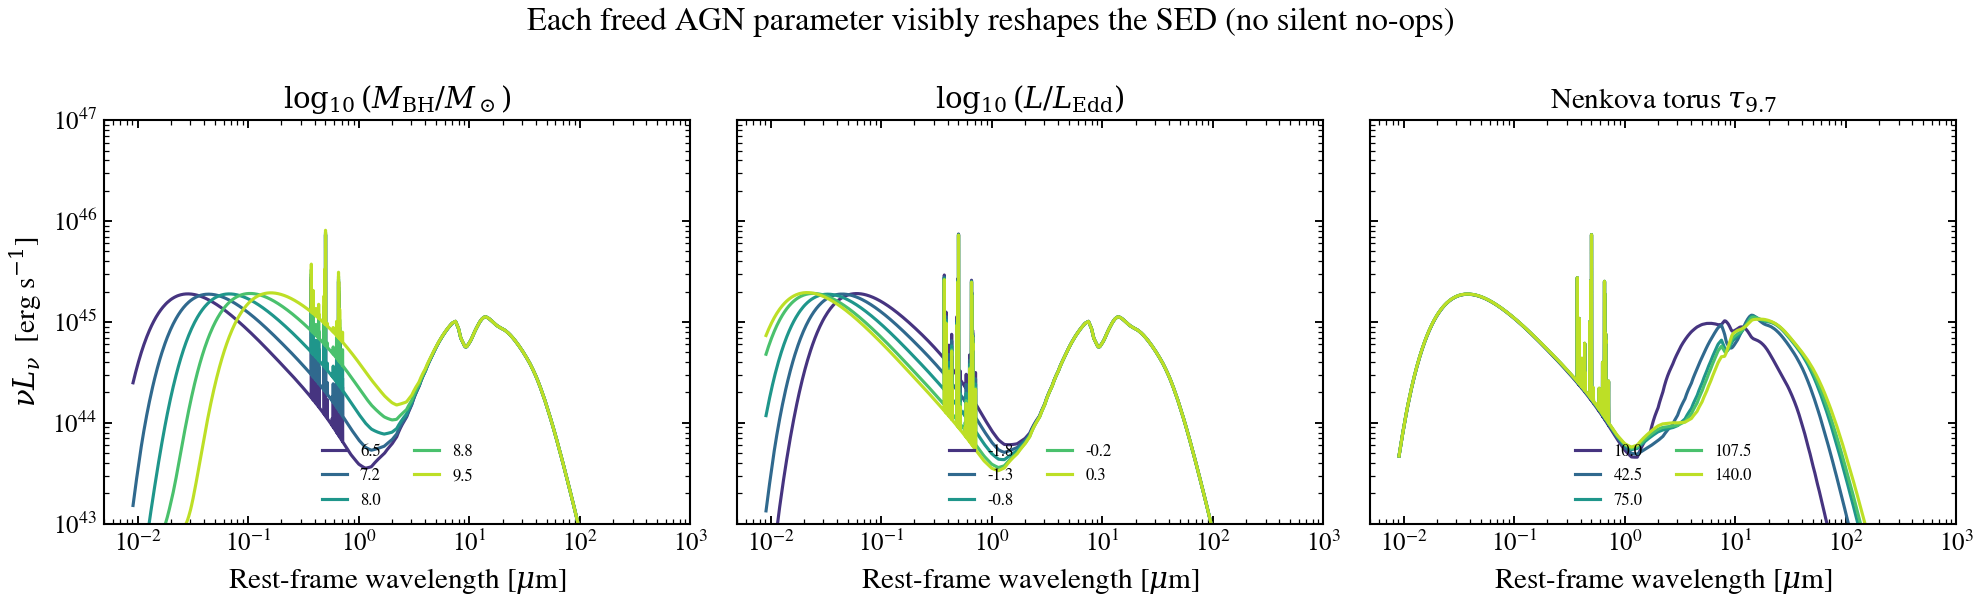

Write the Python code that produced this figure.
"""
AGN parameters are free-able now — and every one moves the SED
==============================================================

Until recently the ``agn_*`` parameters were declared with *fixed* defaults and
no prior range, so the build grammar's ``FREE`` controls
(``agn={'*': FREE}``, ``recipes.agn_panchromatic()``) silently resolved every
AGN parameter to a constant — a fit would freeze the entire AGN sector with no
error. The registry now gives each parameter a physically-motivated
``Uniform``/``LogUniform`` prior (Nenkova+2008, Kubota & Done 2018,
Stalevski+2016 grid extents), so ``FREE`` actually frees them.

A group-level ``agn={'*': FREE}`` is **block-scoped**: it frees only the
parameters the active disc / torus / lines blocks actually consume, not the
full declared superset — so you never get unconstrained no-op nuisance
dimensions for parameters belonging to inactive blocks.

This example builds one composable AGN (multicolor disc + Nenkova clumpy torus
+ NLR lines), prints the now-non-empty free-parameter set, and sweeps three of
those parameters across their priors. Each panel shows the parameter visibly
reshaping the SED — the visual form of the "no silent no-ops" contract checked
by ``tests/contract/test_agn_block_consumes.py``.

References: Nenkova et al. 2008 (CLUMPY torus); Kubota & Done 2018 (multicolor
disc); Feltre et al. 2016 (NLR grid).
"""

import os

os.environ["TF_CPP_MIN_LOG_LEVEL"] = "2"  # suppress XLA/PjRt C++ INFO+WARNING logs

import warnings

import jax
import matplotlib.pyplot as plt
import numpy as np

import tengri
from tengri.analysis.plotting import setup_style

setup_style()
warnings.filterwarnings("ignore", message=".*BakedInBackend.*")

C_AA_PER_S = 2.998e18

SFH = {"type": "const", "*": tengri.FIXED, "log_total_mass": -10.0}
DUST = {"type": "two_component", "*": tengri.FIXED, "tau_diff": 0.0, "tau_bc": 0.0}
# Bare type selectors: no per-block ``'*'``, so the *top-level* AGN wildcard
# governs every block's parameters. (A sub-block's own ``'*'`` would override
# the top-level one for that block — a useful nuance, but it would hide the
# point here.)
BLOCKS = {
    "disc": {"type": "multicolor"},
    "torus": {"type": "nenkova"},
    "nlr": {"type": "analytic"},
    "blr": {"type": "none"},
}

ssp = tengri.load_ssp()

# %%
# The headline: ``'*': FREE`` now frees the AGN parameters the active blocks
# consume. Before the registry fix this set was empty.
agn_free = {"*": tengri.FREE, "log_lbol": 12.0, "frac": 1.0, **BLOCKS}
model_free = tengri.SEDModel.build(
    ssp, sfh=SFH, dust=DUST, agn=agn_free, redshift=tengri.Fixed(0.0)
)
free_agn = [p for p in model_free.spec.free_params if p.startswith("agn_")]
print(f"AGN parameters freed by agn={{'*': FREE}} (block-scoped): {sorted(free_agn)}")

# %%
# Sweep three consumed parameters across their priors. We build the model once
# with the AGN sector held fixed at its defaults, then override one parameter at
# a time in the prediction dict — a clean, deterministic parameter sweep.
agn_fixed = {"*": tengri.FIXED, "log_lbol": 12.0, "frac": 1.0, **BLOCKS}
model = tengri.SEDModel.build(ssp, sfh=SFH, dust=DUST, agn=agn_fixed, redshift=tengri.Fixed(0.0))
base = dict(model.spec.sample(jax.random.PRNGKey(0)))

SWEEPS = [
    ("agn_log_mbh", np.linspace(6.5, 9.5, 5), r"$\log_{10}(M_{\rm BH}/M_\odot)$"),
    ("agn_log_ledd", np.linspace(-1.8, 0.3, 5), r"$\log_{10}(L/L_{\rm Edd})$"),
    ("agn_tau", np.linspace(10.0, 140.0, 5), r"Nenkova torus $\tau_{9.7}$"),
]

fig, axes = plt.subplots(1, 3, figsize=(13.5, 4.2), sharex=True, sharey=True)
for ax, (param, values, label) in zip(axes, SWEEPS):
    cmap = plt.cm.viridis(np.linspace(0.15, 0.9, len(values)))
    for v, color in zip(values, cmap):
        out = model.predict({**base, param: float(v)})
        wave_um = np.asarray(model.wavelengths) * 1.0e-4
        nu_lnu = C_AA_PER_S / np.asarray(model.wavelengths) * np.asarray(out.rest_sed())
        ax.loglog(
            wave_um,
            np.where(nu_lnu > 0, nu_lnu, np.nan),
            lw=1.5,
            color=color,
            label=f"{v:.1f}",
        )
    ax.set(
        xlim=(5.0e-3, 1.0e3),
        ylim=(1.0e43, 1.0e47),
        xlabel=r"Rest-frame wavelength [$\mu$m]",
        title=label,
    )
    ax.legend(loc="lower center", fontsize=8, frameon=False, ncol=2)

axes[0].set_ylabel(r"$\nu L_\nu$  [erg s$^{-1}$]")
fig.suptitle("Each freed AGN parameter visibly reshapes the SED (no silent no-ops)")
fig.tight_layout()
plt.savefig("plot_agn_free_param_sensitivity.png", dpi=150, bbox_inches="tight")
